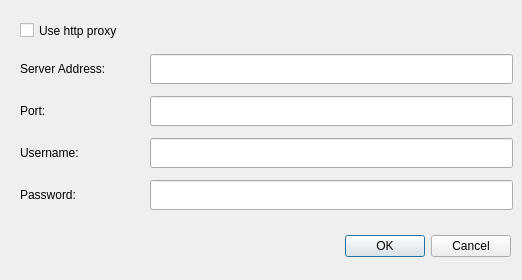
<?xml version="1.0" encoding="UTF-8"?>
<ui version="4.0">
 <class>ProxySettings</class>
 <widget class="QDialog" name="ProxySettings">
  <property name="geometry">
   <rect>
    <x>0</x>
    <y>0</y>
    <width>522</width>
    <height>280</height>
   </rect>
  </property>
  <property name="windowTitle">
   <string>Dialog</string>
  </property>
  <widget class="QDialogButtonBox" name="buttonBox">
   <property name="geometry">
    <rect>
     <x>20</x>
     <y>230</y>
     <width>491</width>
     <height>32</height>
    </rect>
   </property>
   <property name="orientation">
    <enum>Qt::Horizontal</enum>
   </property>
   <property name="standardButtons">
    <set>QDialogButtonBox::Cancel|QDialogButtonBox::Ok</set>
   </property>
  </widget>
  <widget class="QLineEdit" name="proxyPortEdit">
   <property name="geometry">
    <rect>
     <x>150</x>
     <y>96</y>
     <width>363</width>
     <height>30</height>
    </rect>
   </property>
  </widget>
  <widget class="QLineEdit" name="usernameEdit">
   <property name="geometry">
    <rect>
     <x>150</x>
     <y>138</y>
     <width>363</width>
     <height>30</height>
    </rect>
   </property>
  </widget>
  <widget class="QLineEdit" name="passwordEdit">
   <property name="geometry">
    <rect>
     <x>150</x>
     <y>180</y>
     <width>363</width>
     <height>30</height>
    </rect>
   </property>
   <property name="echoMode">
    <enum>QLineEdit::Password</enum>
   </property>
  </widget>
  <widget class="QLabel" name="usernameLabel">
   <property name="geometry">
    <rect>
     <x>20</x>
     <y>138</y>
     <width>126</width>
     <height>30</height>
    </rect>
   </property>
   <property name="text">
    <string>Username:</string>
   </property>
  </widget>
  <widget class="QLineEdit" name="proxyServerEdit">
   <property name="geometry">
    <rect>
     <x>150</x>
     <y>54</y>
     <width>363</width>
     <height>30</height>
    </rect>
   </property>
  </widget>
  <widget class="QCheckBox" name="proxyCheckBox">
   <property name="geometry">
    <rect>
     <x>20</x>
     <y>19</y>
     <width>493</width>
     <height>23</height>
    </rect>
   </property>
   <property name="text">
    <string>Use http proxy</string>
   </property>
  </widget>
  <widget class="QLabel" name="label">
   <property name="geometry">
    <rect>
     <x>20</x>
     <y>96</y>
     <width>126</width>
     <height>30</height>
    </rect>
   </property>
   <property name="text">
    <string>Port:</string>
   </property>
  </widget>
  <widget class="QLabel" name="passwordLabel">
   <property name="geometry">
    <rect>
     <x>20</x>
     <y>180</y>
     <width>126</width>
     <height>30</height>
    </rect>
   </property>
   <property name="text">
    <string>Password:</string>
   </property>
  </widget>
  <widget class="QLabel" name="serverAddressLabel">
   <property name="geometry">
    <rect>
     <x>20</x>
     <y>54</y>
     <width>126</width>
     <height>30</height>
    </rect>
   </property>
   <property name="text">
    <string>Server Address:</string>
   </property>
  </widget>
 </widget>
 <resources/>
 <connections>
  <connection>
   <sender>buttonBox</sender>
   <signal>accepted()</signal>
   <receiver>ProxySettings</receiver>
   <slot>accept()</slot>
   <hints>
    <hint type="sourcelabel">
     <x>248</x>
     <y>254</y>
    </hint>
    <hint type="destinationlabel">
     <x>157</x>
     <y>274</y>
    </hint>
   </hints>
  </connection>
  <connection>
   <sender>buttonBox</sender>
   <signal>rejected()</signal>
   <receiver>ProxySettings</receiver>
   <slot>reject()</slot>
   <hints>
    <hint type="sourcelabel">
     <x>316</x>
     <y>260</y>
    </hint>
    <hint type="destinationlabel">
     <x>286</x>
     <y>274</y>
    </hint>
   </hints>
  </connection>
 </connections>
</ui>
